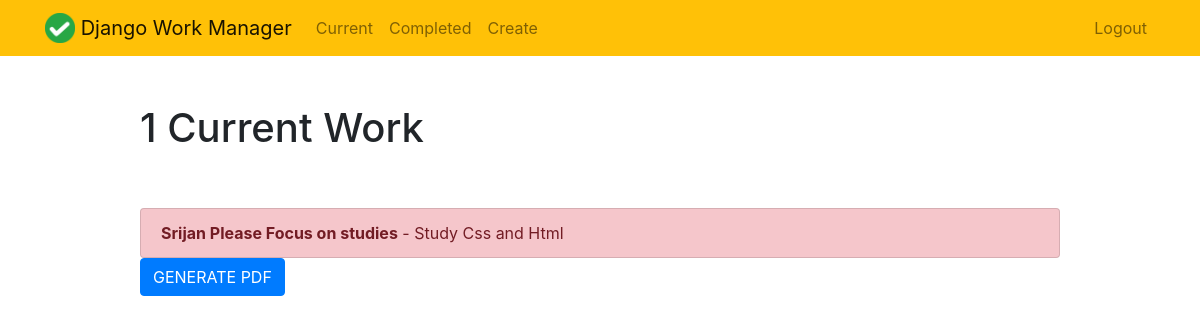
The app's page /currenttodolist/ (signed in), older data.
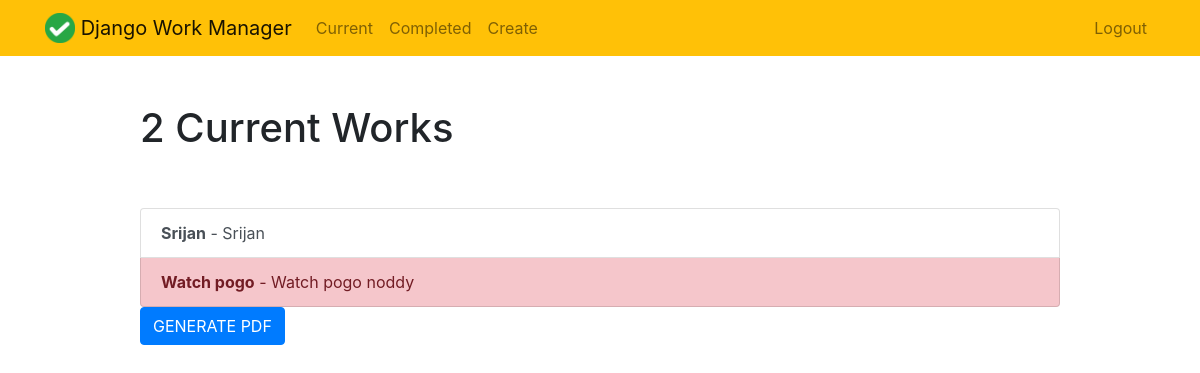
The same page, newer data.
### todolist/models.py (models this page shows, shortened)
class todolist(models.Model):
	title = models.CharField(max_length=40)
	description = models.TextField(blank = True)
	created = models.DateTimeField(auto_now = True)
	datecompleted = models.DateTimeField(null=True,blank = True)
	priority = models.BooleanField(default=False)
	user = models.ForeignKey(User,on_delete=models.CASCADE)

### todolist/views.py (the view)
# urls.py: path('currenttodolist/',views.currenttodolist, name='currenttodolist'),
@login_required
def currenttodolist(request):
	todos = todolist.objects.filter(user=request.user,datecompleted__isnull=True)
	return render(request,'todolist/currentlist.html',{'todos':todos})

### template/todolist/currentlist.html (shortened to what this page needs)
{% extends 'todolist/base.html' %}
{% block content %}
<div class = 'html-content'>
<div class = "row justify-content-center mt-5">
	<div class = "col-md-10">
		{% if todos %}
			<h1>{{ todos.count }} Current Work{{ todos.count|pluralize }}</h1>
		{% else %}
			<h1>Current Works</h1>
		{% endif %}
	</div>
</div>
<div class = "row justify-content-center mt-5">
	<div class = "col-md-10">
	{% if todos %}
            <div class="list-group">
                {% for todo in todos %}
                    <a href="{% url 'displaytodolist' todo.id %}" class="list-group-item list-group-item-action{% if todo.priority %} list-group-item-danger{% endif %}"><b>{{ todo.title }}</b>{% if todo.description %} - {{ todo.description|truncatechars:30 }}{% endif %}</a>
                {% endfor %}
            </div>
		<button  class = "btn btn-primary" onclick="CreatePDFfromHTML()">GENERATE PDF </button>
        {% else %}
                <div class="text-center">
                <h2>Looks like you don't have any todos! Nice work.</h2>
            <br>
            <a role="button" class="btn btn-primary" href="{% url 'createtodolist' %}">New work</a>
            </div>
		{% endif %}
	</div>
</div>
</div>
{% endblock %}

Row changes from the older to the newer data that the page shows:
removed todolist: title "Srijan Please Focus on studies", description "Study Css and Html"
added todolist: title "Srijan", description "Srijan", priority False (drawn)
added todolist: title "Watch pogo", description "Watch pogo noddy"
Text that changed along with them:
{{ todos.count }}: "1" → "2"
